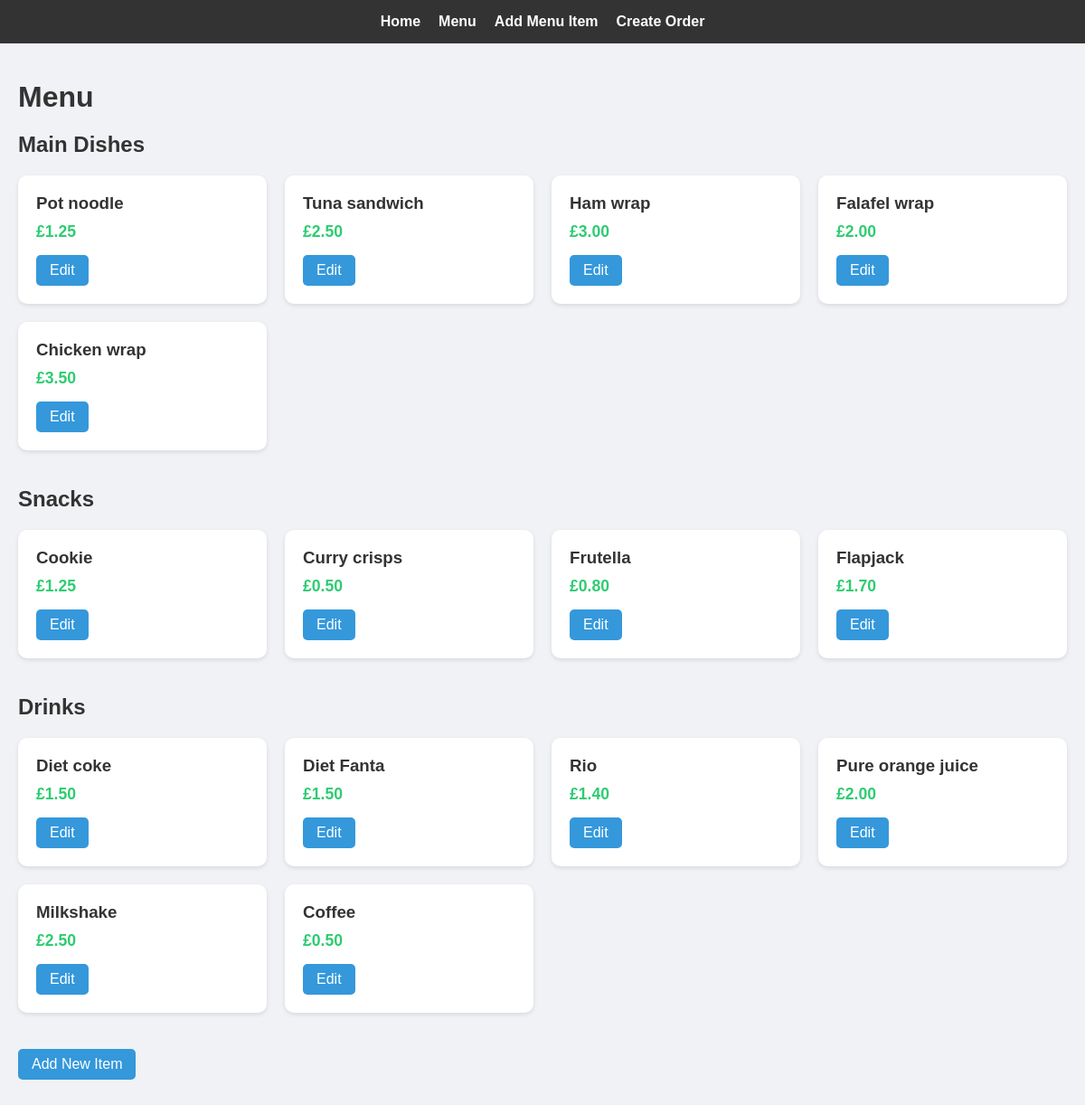
The app's page /menu/ with its own data.
### cafe/models.py (models this page shows, shortened)
class MenuItem(models.Model):
    CATEGORY_CHOICES = [
        ('main', 'Main'),
        ('snack', 'Snack'),
        ('drink', 'Drink'),
    ]
    name = models.CharField(max_length=100)
    category = models.CharField(max_length=10, choices=CATEGORY_CHOICES)
    price = models.DecimalField(max_digits=5, decimal_places=2, validators=[MinValueValidator(0)])

### cafe/views.py (the view)
# urls.py: path('menu/', views.MenuListView.as_view(), name='menu'),
class MenuListView(ListView):
    model = MenuItem
    template_name = 'cafe/menu_list.html'
    context_object_name = 'menu_items'

### cafe/templates/cafe/menu_list.html
{% extends 'cafe/base.html' %}
{% block content %}
<h1>Menu</h1>
<div class="menu-section">
    <h2>Main Dishes</h2>
    <div class="menu-grid">
        {% for item in menu_items %}
            {% if item.category == 'main' %}
                <div class="menu-card">
                    <h3>{{ item.name }}</h3>
                    <div class="price">£{{ item.price }}</div>
                    <a href="{% url 'edit_item' item.pk %}" class="edit-link">Edit</a>
                </div>
            {% endif %}
        {% endfor %}
    </div>
</div>
<div class="menu-section">
    <h2>Snacks</h2>
    <div class="menu-grid">
        {% for item in menu_items %}
            {% if item.category == 'snack' %}
                <div class="menu-card">
                    <h3>{{ item.name }}</h3>
                    <div class="price">£{{ item.price }}</div>
                    <a href="{% url 'edit_item' item.pk %}" class="edit-link">Edit</a>
                </div>
            {% endif %}
        {% endfor %}
    </div>
</div>
<div class="menu-section">
    <h2>Drinks</h2>
    <div class="menu-grid">
        {% for item in menu_items %}
            {% if item.category == 'drink' %}
                <div class="menu-card">
                    <h3>{{ item.name }}</h3>
                    <div class="price">£{{ item.price }}</div>
                    <a href="{% url 'edit_item' item.pk %}" class="edit-link">Edit</a>
                </div>
            {% endif %}
        {% endfor %}
    </div>
</div>
<p><a href="{% url 'add_item' %}" class="edit-link">Add New Item</a></p>
{% endblock %}

### cafe/static/cafe/css/style.css (style rules this page uses)
body { font-family: Arial, sans-serif; margin: 0; padding: 0; background-color: #f0f2f5; }
h1, h2 { color: #333; margin-bottom: 20px; }
.menu-grid { display: grid; grid-template-columns: repeat(auto-fill, minmax(250px, 1fr)); gap: 20px; margin-bottom: 40px; }
.menu-card { background: white; border-radius: 10px; padding: 20px; box-shadow: 0 2px 5px rgba(0,0,0,0.1); }
.menu-card h3 { margin: 0 0 10px 0; color: #333; }
.price { font-size: 1.1em; color: #2ecc71; font-weight: bold; margin-bottom: 15px; }
.edit-link { display: inline-block; padding: 8px 15px; background-color: #3498db; color: white; text-decoration: none; border-radius: 5px; transition: background-color 0.2s; }

### records on screen
MenuItem: name "Pot noodle", price "1.25"
MenuItem: name "Tuna sandwich", price "2.50"
MenuItem: name "Ham wrap", price "3.00"
MenuItem: name "Falafel wrap", price "2.00"
MenuItem: name "Chicken wrap", price "3.50"
MenuItem: name "Cookie", price "1.25"
MenuItem: name "Curry crisps", price "0.50"
MenuItem: name "Frutella", price "0.80"
MenuItem: name "Flapjack", price "1.70"
MenuItem: name "Diet coke", price "1.50"
MenuItem: name "Diet Fanta", price "1.50"
MenuItem: name "Rio", price "1.40"
MenuItem: name "Pure orange juice", price "2.00"
MenuItem: name "Milkshake", price "2.50"
MenuItem: name "Coffee", price "0.50"
